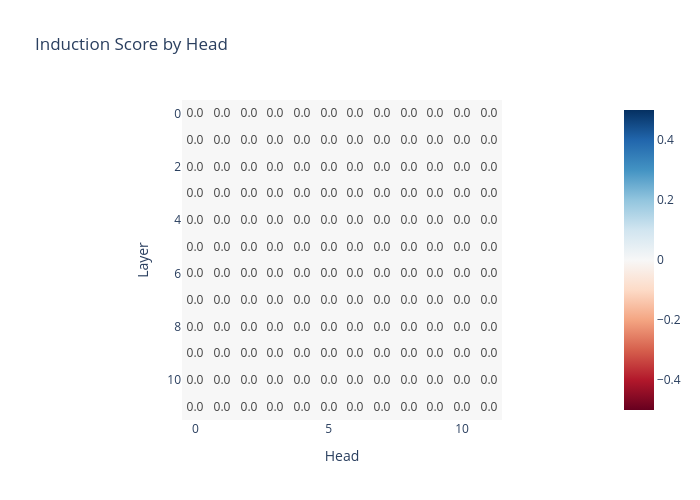

Notebook code cell kept with this figure:
### Markdown cell above
Perform the same analysis on your `gpt2_small`. You should observe that some heads, particularly in a couple of the middle layers, have high induction scores. Use CircuitsVis to plot the attention patterns for these heads when run on the repeated token sequences, and verify that they look like induction heads.

Note - you can make CircuitsVis plots (and other visualisations) using hooks rather than plotting directly from the cache. For example, we've given you a hook function which will display the attention patterns at a given hook when you include it in a call to `model.run_with_hooks`.

### Code cell
def visualize_pattern_hook(
    pattern: Float[Tensor, "batch head_index dest_pos source_pos"],
    hook: HookPoint,
):
    print("Layer: ", hook.layer())
    display(cv.attention.attention_patterns(tokens=gpt2_small.to_str_tokens(rep_tokens[0]), attention=pattern.mean(0)))


seq_len = 50
batch_size = 10
rep_tokens_batch = generate_repeated_tokens(gpt2_small, seq_len, batch_size)

induction_score_store = t.zeros((gpt2_small.cfg.n_layers, gpt2_small.cfg.n_heads), device=gpt2_small.cfg.device)

gpt2_small.run_with_hooks(
    rep_tokens_batch,
    return_type=None,  # For efficiency, we don't need to calculate the logits
    fwd_hooks=[(pattern_hook_names_filter, induction_score_hook)],
)

imshow(
    induction_score_store,
    labels={"x": "Head", "y": "Layer"},
    title="Induction Score by Head",
    text_auto=".1f",
    width=700,
    height=500,
)

# Observation: heads 5.1, 5.5, 6.9, 7.2, 7.10 are all strongly induction-y.
# Confirm observation by visualizing attn patterns for layers 5 through 7:

induction_head_layers = [5, 6, 7]
fwd_hooks = [
    (utils.get_act_name("pattern", induction_head_layer), visualize_pattern_hook)
    for induction_head_layer in induction_head_layers
]
gpt2_small.run_with_hooks(
    rep_tokens,
    return_type=None,
    fwd_hooks=fwd_hooks,
)

### Figure 1 — Plotly figure (JSON) as saved in the notebook; plotly's stock layout.template omitted (floating-point values rounded to 4 significant figures; data arrays with more than 128 entries replaced by an {"elided": "..."} marker saying what was removed)
{"data": [{"coloraxis": "coloraxis", "hovertemplate": "Head: %{x}<br>Layer: %{y}<br>color: %{z}<extra></extra>", "name": "0", "texttemplate": "%{z:.1f}", "type": "heatmap", "xaxis": "x", "yaxis": "y", "z": {"elided": "12x12 float values"}}], "layout": {"coloraxis": {"autocolorscale": false, "cmid": 0, "colorscale": [[0, "rgb(103,0,31)"], [0.1, "rgb(178,24,43)"], [0.2, "rgb(214,96,77)"], [0.3, "rgb(244,165,130)"], [0.4, "rgb(253,219,199)"], [0.5, "rgb(247,247,247)"], [0.6, "rgb(209,229,240)"], [0.7, "rgb(146,197,222)"], [0.8, "rgb(67,147,195)"], [0.9, "rgb(33,102,172)"], [1, "rgb(5,48,97)"]]}, "height": 500, "title": {"text": "Induction Score by Head"}, "width": 700, "xaxis": {"anchor": "y", "constrain": "domain", "domain": [0, 1], "scaleanchor": "y", "title": {"text": "Head"}}, "yaxis": {"anchor": "x", "autorange": "reversed", "constrain": "domain", "domain": [0, 1], "title": {"text": "Layer"}}}}
